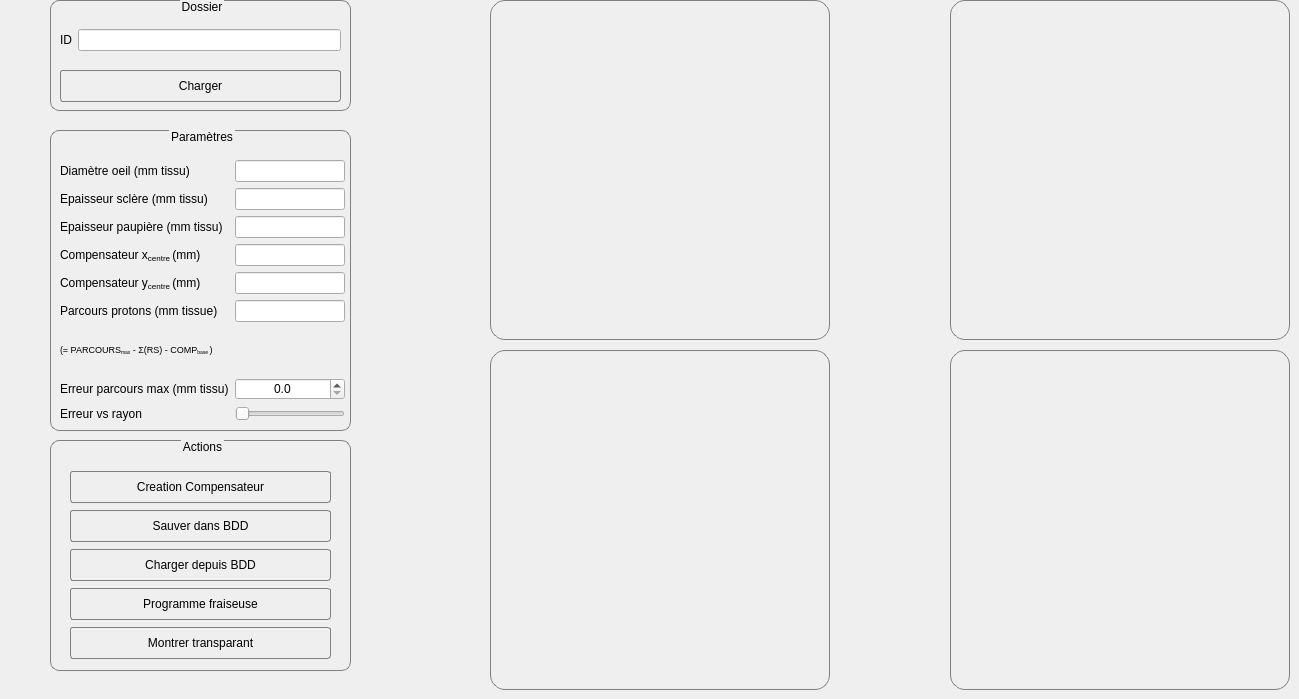
    <widget class="QWidget" name="compensateurWidget">
     <widget class="QCustomPlot" name="comp_compXZCustomplot" native="true">
      <property name="geometry">
       <rect>
        <x>490</x>
        <y>0</y>
        <width>340</width>
        <height>340</height>
       </rect>
      </property>
      <property name="styleSheet">
       <string notr="true">border-style: solid;
border-width: 1px;
border-radius: 15px;
border-color: grey;
</string>
      </property>
     </widget>
     <widget class="QCustomPlot" name="comp_compXYCustomplot" native="true">
      <property name="geometry">
       <rect>
        <x>950</x>
        <y>350</y>
        <width>340</width>
        <height>340</height>
       </rect>
      </property>
      <property name="styleSheet">
       <string notr="true">border-style: solid;
border-width: 1px;
border-radius: 15px;
border-color: grey;</string>
      </property>
     </widget>
     <widget class="QCustomPlot" name="comp_eyeXZCustomplot" native="true">
      <property name="geometry">
       <rect>
        <x>950</x>
        <y>0</y>
        <width>340</width>
        <height>340</height>
       </rect>
      </property>
      <property name="styleSheet">
       <string notr="true">border-style: solid;
border-width: 1px;
border-radius: 15px;
border-color: grey;</string>
      </property>
     </widget>
     <widget class="QCustomPlot" name="comp_errorHistogramCustomplot" native="true">
      <property name="geometry">
       <rect>
        <x>490</x>
        <y>350</y>
        <width>340</width>
        <height>340</height>
       </rect>
      </property>
      <property name="styleSheet">
       <string notr="true">border-style: solid;
border-width: 1px;
border-radius: 15px;
border-color: grey;</string>
      </property>
     </widget>
     <widget class="QGroupBox" name="dos_newDossierNumberGroupBox_3">
      <property name="geometry">
       <rect>
        <x>50</x>
        <y>130</y>
        <width>301</width>
        <height>301</height>
       </rect>
      </property>
      <property name="styleSheet">
       <string notr="true">QGroupBox {
	font: 75 12pt &quot;Century Schoolbook L&quot;;
  border: 1px solid gray;
  border-radius: 9px;
  margin-top: 0.5em;
  background: transparent;
}

QGroupBox::title {
     subcontrol-origin: margin;
     subcontrol-position: top center; 
}

QLabel {
background: transparent;
}

QCheckBox {
background: white;
}


</string>
      </property>
      <property name="title">
       <string>Paramètres</string>
      </property>
      <widget class="QWidget" name="gridLayoutWidget_10">
       <property name="geometry">
        <rect>
         <x>10</x>
         <y>30</y>
         <width>285</width>
         <height>261</height>
        </rect>
       </property>
       <layout class="QGridLayout" name="comp_eyeInputGridLayout">
        <item row="4" column="1">
         <widget class="QLineEdit" name="comp_xcentreLineEdit">
          <property name="alignment">
           <set>Qt::AlignCenter</set>
          </property>
         </widget>
        </item>
        <item row="10" column="1">
         <widget class="QSlider" name="comp_errorScalingHorizontalSlider">
          <property name="orientation">
           <enum>Qt::Horizontal</enum>
          </property>
         </widget>
        </item>
        <item row="5" column="0">
         <widget class="QLabel" name="comp_ycentreLabel">
          <property name="text">
           <string>&lt;html&gt;&lt;head/&gt;&lt;body&gt;&lt;p&gt;Compensateur y&lt;span style=&quot; vertical-align:sub;&quot;&gt;centre &lt;/span&gt;(mm)&lt;/p&gt;&lt;/body&gt;&lt;/html&gt;</string>
          </property>
         </widget>
        </item>
        <item row="10" column="0">
         <widget class="QLabel" name="comp_maxParcoursErrorLabel_2">
          <property name="text">
           <string>Erreur vs rayon</string>
          </property>
         </widget>
        </item>
        <item row="2" column="1">
         <widget class="QLineEdit" name="comp_eyeDSclereLineEdit">
          <property name="alignment">
           <set>Qt::AlignCenter</set>
          </property>
         </widget>
        </item>
        <item row="9" column="0">
         <widget class="QLabel" name="comp_maxParcoursErrorLabel">
          <property name="text">
           <string>Erreur parcours max (mm tissu)</string>
          </property>
         </widget>
        </item>
        <item row="1" column="0">
         <widget class="QLabel" name="comp_eyeDiameterLabel">
          <property name="text">
           <string>Diamètre oeil (mm tissu)</string>
          </property>
         </widget>
        </item>
        <item row="5" column="1">
         <widget class="QLineEdit" name="comp_ycentreLineEdit">
          <property name="alignment">
           <set>Qt::AlignCenter</set>
          </property>
         </widget>
        </item>
        <item row="3" column="1">
         <widget class="QLineEdit" name="comp_bolusThicknessLineEdit">
          <property name="alignment">
           <set>Qt::AlignCenter</set>
          </property>
         </widget>
        </item>
        <item row="2" column="0">
         <widget class="QLabel" name="comp_eyeDSclereLabel">
          <property name="text">
           <string>Epaisseur sclère (mm tissu)</string>
          </property>
         </widget>
        </item>
        <item row="7" column="1">
         <widget class="QLineEdit" name="comp_parcoursLineEdit">
          <property name="alignment">
           <set>Qt::AlignCenter</set>
          </property>
         </widget>
        </item>
        <item row="8" column="0">
         <layout class="QVBoxLayout" name="verticalLayout">
          <item>
           <widget class="QLabel" name="comp_parcoursLabel_2">
            <property name="text">
             <string>&lt;html&gt;&lt;head/&gt;&lt;body&gt;&lt;p&gt;&lt;span style=&quot; font-size:7pt;&quot;&gt;(= PARCOURS&lt;/span&gt;&lt;span style=&quot; font-size:7pt; vertical-align:sub;&quot;&gt;max&lt;/span&gt;&lt;span style=&quot; font-size:7pt;&quot;&gt; - Σ(RS) - COMP&lt;/span&gt;&lt;span style=&quot; font-size:7pt; vertical-align:sub;&quot;&gt;base &lt;/span&gt;&lt;span style=&quot; font-size:7pt;&quot;&gt;)&lt;/span&gt;&lt;/p&gt;&lt;/body&gt;&lt;/html&gt;</string>
            </property>
           </widget>
          </item>
         </layout>
        </item>
        <item row="1" column="1">
         <widget class="QLineEdit" name="comp_eyeDiameterLineEdit">
          <property name="alignment">
           <set>Qt::AlignCenter</set>
          </property>
         </widget>
        </item>
        <item row="9" column="1">
         <widget class="QDoubleSpinBox" name="comp_maxParcoursErrorDoubleSpinBox">
          <property name="alignment">
           <set>Qt::AlignCenter</set>
          </property>
          <property name="readOnly">
           <bool>false</bool>
          </property>
          <property name="decimals">
           <number>1</number>
          </property>
         </widget>
        </item>
        <item row="3" column="0">
         <widget class="QLabel" name="comp_bolusThicknessLabel">
          <property name="text">
           <string>Epaisseur paupière (mm tissu)</string>
          </property>
         </widget>
        </item>
        <item row="4" column="0">
         <widget class="QLabel" name="comp_xcentreLabel">
          <property name="text">
           <string>&lt;html&gt;&lt;head/&gt;&lt;body&gt;&lt;p&gt;Compensateur x&lt;span style=&quot; vertical-align:sub;&quot;&gt;centre &lt;/span&gt;(mm)&lt;/p&gt;&lt;/body&gt;&lt;/html&gt;</string>
          </property>
         </widget>
        </item>
        <item row="7" column="0">
         <widget class="QLabel" name="comp_parcoursLabel">
          <property name="text">
           <string>Parcours protons (mm tissue)</string>
          </property>
         </widget>
        </item>
       </layout>
      </widget>
     </widget>
     <widget class="QGroupBox" name="dos_newDossierNumberGroupBox_4">
      <property name="geometry">
       <rect>
        <x>50</x>
        <y>0</y>
        <width>301</width>
        <height>111</height>
       </rect>
      </property>
      <property name="styleSheet">
       <string notr="true">QGroupBox {
	font: 75 12pt &quot;Century Schoolbook L&quot;;
  border: 1px solid gray;
  border-radius: 9px;
  margin-top: 0.5em;
  background: transparent;
}

QGroupBox::title {
     subcontrol-origin: margin;
     subcontrol-position: top center; 
}

QLabel {
background: transparent;
}

QCheckBox {
background: white;
}


</string>
      </property>
      <property name="title">
       <string>Dossier</string>
      </property>
      <widget class="QWidget" name="gridLayoutWidget_12">
       <property name="geometry">
        <rect>
         <x>10</x>
         <y>20</y>
         <width>281</width>
         <height>41</height>
        </rect>
       </property>
       <layout class="QGridLayout" name="gridLayout_5">
        <item row="0" column="1">
         <widget class="QLineEdit" name="comp_dossierLineEdit"/>
        </item>
        <item row="0" column="0">
         <widget class="QLabel" name="comp_dossierLabel">
          <property name="text">
           <string>ID</string>
          </property>
         </widget>
        </item>
       </layout>
      </widget>
      <widget class="QPushButton" name="comp_loadDossierPushButton">
       <property name="geometry">
        <rect>
         <x>10</x>
         <y>70</y>
         <width>281</width>
         <height>32</height>
        </rect>
       </property>
       <property name="minimumSize">
        <size>
         <width>35</width>
         <height>32</height>
        </size>
       </property>
       <property name="styleSheet">
        <string notr="true">QPushButton {
border-radius:3px;
border-style: solid; 
border-width: 1px;
border-color: grey;
}

QPushButton:pressed {
border-radius:3px;
border-style: solid; 
border-width: 2px;
border-color: grey;
}</string>
       </property>
       <property name="text">
        <string>Charger</string>
       </property>
      </widget>
     </widget>
     <widget class="QGroupBox" name="dos_newDossierNumberGroupBox_5">
      <property name="geometry">
       <rect>
        <x>50</x>
        <y>440</y>
        <width>301</width>
        <height>231</height>
       </rect>
      </property>
      <property name="styleSheet">
       <string notr="true">QGroupBox {
	font: 75 12pt &quot;Century Schoolbook L&quot;;
  border: 1px solid gray;
  border-radius: 9px;
  margin-top: 0.5em;
  background: transparent;
}

QGroupBox::title {
     subcontrol-origin: margin;
     subcontrol-position: top center; 
}

QLabel {
background: transparent;
}

QCheckBox {
background: white;
}


</string>
      </property>
      <property name="title">
       <string>Actions</string>
      </property>
      <widget class="QWidget" name="verticalLayoutWidget_5">
       <property name="geometry">
        <rect>
         <x>20</x>
         <y>30</y>
         <width>261</width>
         <height>191</height>
        </rect>
       </property>
       <layout class="QVBoxLayout" name="verticalLayout_2">
        <item>
         <widget class="QPushButton" name="comp_createCompensateurPushButton">
          <property name="minimumSize">
           <size>
            <width>35</width>
            <height>32</height>
           </size>
          </property>
          <property name="styleSheet">
           <string notr="true">QPushButton {
border-radius:3px;
border-style: solid; 
border-width: 1px;
border-color: grey;
}

QPushButton:pressed {
border-radius:3px;
border-style: solid; 
border-width: 2px;
border-color: grey;
}</string>
          </property>
          <property name="text">
           <string>Creation Compensateur</string>
          </property>
         </widget>
        </item>
        <item>
         <widget class="QPushButton" name="comp_saveToDatabasePushButton">
          <property name="minimumSize">
           <size>
            <width>0</width>
            <height>32</height>
           </size>
          </property>
          <property name="styleSheet">
           <string notr="true">QPushButton {
border-radius:3px;
border-style: solid; 
border-width: 1px;
border-color: grey;
}

QPushButton:pressed {
border-radius:3px;
border-style: solid; 
border-width: 2px;
border-color: grey;
}</string>
          </property>
          <property name="text">
           <string>Sauver dans BDD</string>
          </property>
         </widget>
        </item>
        <item>
         <widget class="QPushButton" name="comp_fetchFromDatabasePushButton">
          <property name="minimumSize">
           <size>
            <width>0</width>
            <height>32</height>
           </size>
          </property>
          <property name="styleSheet">
           <string notr="true">QPushButton {
border-radius:3px;
border-style: solid; 
border-width: 1px;
border-color: grey;
}

QPushButton:pressed {
border-radius:3px;
border-style: solid; 
border-width: 2px;
border-color: grey;
}</string>
          </property>
          <property name="text">
           <string>Charger depuis BDD</string>
          </property>
         </widget>
        </item>
        <item>
         <widget class="QPushButton" name="comp_showFraiseuseProgramPushButton">
          <property name="minimumSize">
           <size>
            <width>0</width>
            <height>32</height>
           </size>
          </property>
          <property name="styleSheet">
           <string notr="true">QPushButton {
border-radius:3px;
border-style: solid; 
border-width: 1px;
border-color: grey;
}

QPushButton:pressed {
border-radius:3px;
border-style: solid; 
border-width: 2px;
border-color: grey;
}</string>
          </property>
          <property name="text">
           <string>Programme fraiseuse</string>
          </property>
         </widget>
        </item>
        <item>
         <widget class="QPushButton" name="comp_printTransparancyPushButton">
          <property name="minimumSize">
           <size>
            <width>0</width>
            <height>32</height>
           </size>
          </property>
          <property name="styleSheet">
           <string notr="true">QPushButton {
border-radius:3px;
border-style: solid; 
border-width: 1px;
border-color: grey;
}

QPushButton:pressed {
border-radius:3px;
border-style: solid; 
border-width: 2px;
border-color: grey;
}</string>
          </property>
          <property name="text">
           <string>Montrer transparant</string>
          </property>
         </widget>
        </item>
       </layout>
      </widget>
     </widget>
    </widget>
